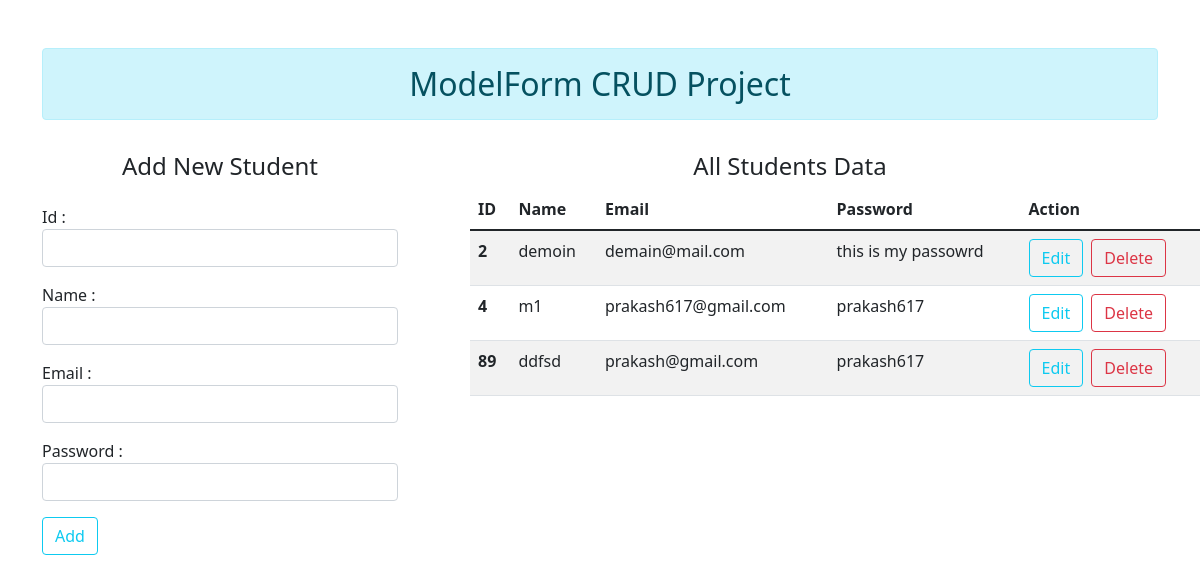
The page / on the database its author committed.
### formApp/models.py (models this page shows, shortened)
class addStd(models.Model):
    stdId=models.IntegerField(primary_key=True)
    stdName=models.CharField(max_length=25)
    stdEmail=models.EmailField()
    stdPassword=models.CharField(max_length=25)

### formApp/views.py (the view)
# urls.py: path('',views.base,name='base'),
def base(request):
    if request.method=='POST':
        form=addStdForm(request.POST)
        if form.is_valid():
            form.save()
            form=addStdForm()
    else:
        form=addStdForm()
    allDbData=addStd.objects.all()
    context={'form':form,'allDbData':allDbData}
    return render(request,'formApp/base.html',context)

### formApp/forms.py
class addStdForm(forms.ModelForm):
    class Meta:
        model=addStd
        fields=['stdId','stdName','stdEmail','stdPassword']
        labels={
            'stdId':'Id ','stdName':'Name ','stdEmail':'Email ','stdPassword':'Password '
        }
        widgets={
            'stdId':forms.NumberInput(attrs={'class':'form-control'}),
            'stdName':forms.TextInput(attrs={'class':'form-control'}),
            'stdEmail':forms.EmailInput(attrs={'class':'form-control'}),
            'stdPassword':forms.PasswordInput(render_value=True,attrs={'class':'form-control'})
            }

### formApp/templates/formApp/base.html (shortened to what this page needs)
<!DOCTYPE html>
{%load static %}
<html lang="en">
<head>
  <link rel='stylesheet' href='{%static "formApp/css/all.min.css"%}'>
  <link rel='stylesheet' href='{%static "formApp/css/bootstrap.css"%}'>
  <link rel='stylesheet' href='{%static "formApp/css/custom.css"%}'>
</head>
<body>
<div class="container mt-5">
    <h2 class="text-center alert alert-info">ModelForm CRUD Project</h2>
    {%block content%}
<div class="row">
    <div class="col-sm-4">
    <h4 class="text-center mt-3">Add New Student</h4>
    <form action="" class="mt-4" method="POST">{% csrf_token %}
        {{form.as_p}}
       <div> <input type="submit" class="basebtn btn btn-outline-info" value="Add"></div>
    </form>
    </div>
    <div class="col-sm-8">
        <h4 class="text-center mt-3">All Students Data</h4>
        {%if allDbData%}
        <table class="table table-striped table-hover mx-5">
            <thead>
                <tr>
                    <th>ID</th>
                    <th>Name</th>
                    <th>Email</th>
                    <th>Password</th>
                    <th>Action</th>
                </tr>
            </thead>
            <tbody>
                {%for rowData in allDbData%}
                <tr>
                    <th scope="row">{{rowData.stdId}}</th>
                    <td>{{rowData.stdName}}</td>
                    <td>{{rowData.stdEmail}}</td>
                    <td>{{rowData.stdPassword}}</td>
                    <td>
                        <a href="{%url 'update' rowData.stdId%}" class="btn btn-outline-info">Edit</a>
                        <form action="{%url 'delete' rowData.stdId %}" class="d-inline mx-1" method="POST">{% csrf_token %}
                            <input type="submit" value="Delete" class="btn btn-outline-danger">
                        </form>
                    </td>
                </tr>
                {%endfor%}
            </tbody>
          </table>
        {%else%}
        <h3 class="mx-5">No Data</h3>
        {%endif%}
    </div>
</div>
    {%endblock content%}
</div>
</body>
</html>

### formApp/static/formApp/css/custom.css (style rules this page uses)
.basebtn { margin: right 37px; }

### rows shown on the page
addStd: stdId "2", stdName "demoin", stdEmail "demain@mail.com", stdPassword "this is my passowrd"
addStd: stdId "4", stdName "m1", stdEmail "prakash617@gmail.com", stdPassword "prakash617"
addStd: stdId "89", stdName "ddfsd", stdEmail "prakash@gmail.com", stdPassword "prakash617"
